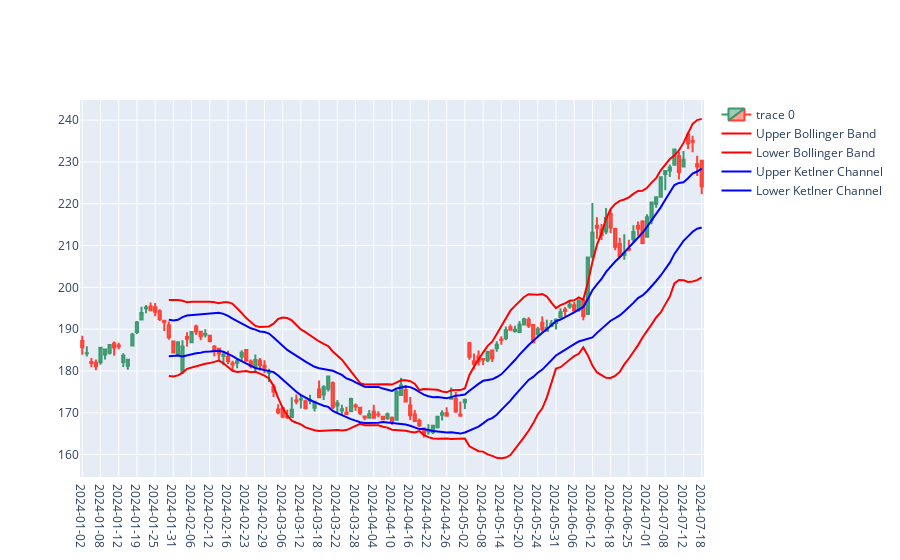

The cell this chart's notebook holds for it:
### Code cell
fig = go.Figure(data=[candlestick, upper_band, lower_band, upper_keltner, lower_keltner])
fig.layout.xaxis.type = 'category'
fig.layout.xaxis.rangeslider.visible = False

fig.show()

### Figure 1 — Plotly figure (JSON) as saved in the notebook; plotly's stock layout.template omitted (floating-point values rounded to 4 significant figures; data arrays with more than 128 entries replaced by an {"elided": "..."} marker saying what was removed)
{"data": [{"close": {"elided": "137 float values"}, "high": {"elided": "137 float values"}, "low": {"elided": "137 float values"}, "open": {"elided": "137 float values"}, "type": "candlestick", "x": {"elided": "137 str values"}}, {"line": {"color": "red"}, "name": "Upper Bollinger Band", "type": "scatter", "x": {"elided": "137 str values"}, "y": {"elided": "137 float values"}}, {"line": {"color": "red"}, "name": "Lower Bollinger Band", "type": "scatter", "x": {"elided": "137 str values"}, "y": {"elided": "137 float values"}}, {"line": {"color": "blue"}, "name": "Upper Ketlner Channel", "type": "scatter", "x": {"elided": "137 str values"}, "y": {"elided": "137 float values"}}, {"line": {"color": "blue"}, "name": "Lower Ketlner Channel", "type": "scatter", "x": {"elided": "137 str values"}, "y": {"elided": "137 float values"}}], "layout": {"xaxis": {"rangeslider": {"visible": false}, "type": "category"}}}
